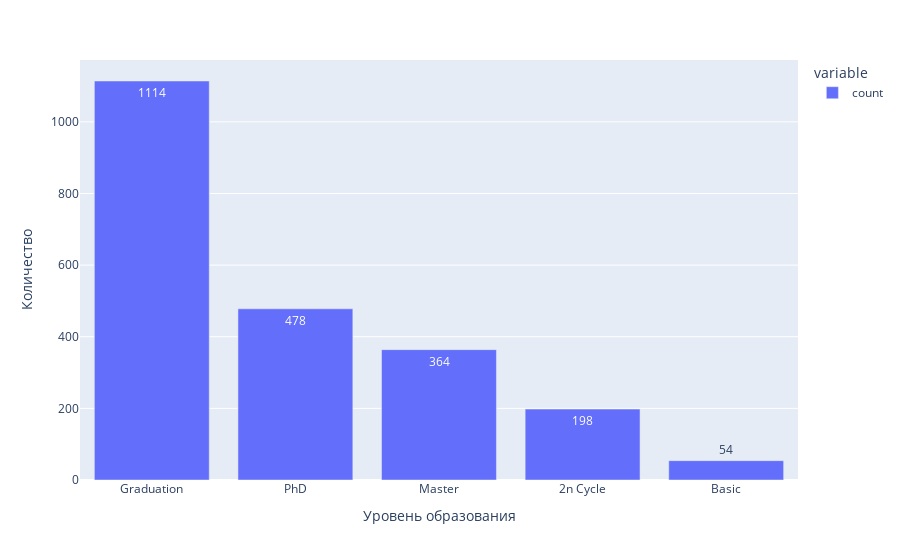

Notebook code for this chart:
### Code cell
# посмотрим на категориальные столбцы - образование
ed_level = df['education'].value_counts()
px.bar(ed_level,text_auto=True,labels={'value':'Количество', 'education':'Уровень образования'})

### Figure 1 — Plotly figure (JSON) as saved in the notebook; plotly's stock layout.template omitted (floating-point values rounded to 4 significant figures)
{"data": [{"alignmentgroup": "True", "hovertemplate": "variable=count<br>Уровень образования=%{x}<br>Количество=%{y}<extra></extra>", "legendgroup": "count", "marker": {"color": "#636efa", "pattern": {"shape": ""}}, "name": "count", "offsetgroup": "count", "orientation": "v", "showlegend": true, "textposition": "auto", "texttemplate": "%{y}", "type": "bar", "x": ["Graduation", "PhD", "Master", "2n Cycle", "Basic"], "xaxis": "x", "y": [1114, 478, 364, 198, 54], "yaxis": "y"}], "layout": {"barmode": "relative", "legend": {"title": {"text": "variable"}, "tracegroupgap": 0}, "margin": {"t": 60}, "xaxis": {"anchor": "y", "domain": [0, 1], "title": {"text": "Уровень образования"}}, "yaxis": {"anchor": "x", "domain": [0, 1], "title": {"text": "Количество"}}}}
